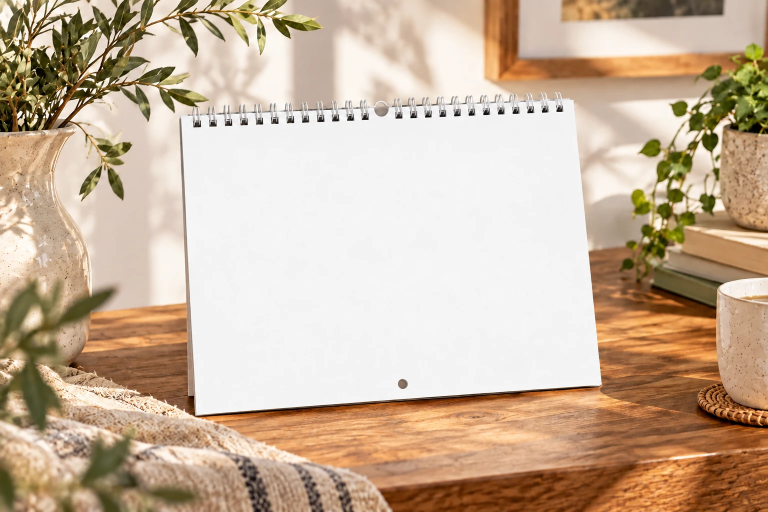
#> input picture data/mockups/desk_page.webp, 1536 x 1024 px (shown at 1/2 size)
$ python -i cleanup.py   (imports and definitions only)
#> lines starting #> are read from the running program, lines starting #| are printed output that depends on the picture
"""Làm sạch ảnh AI trước khi ghép vào lịch.

- remove_fake_checkerboard: ảnh có ô caro xám/trắng "giả trong suốt" vẽ luôn vào pixel (Gemini hay bị).
- paper_to_alpha: tranh màu nước trên giấy -> bỏ tờ giấy, giữ lớp màu (tương đương blend multiply).
- ensure_alpha: tự chọn cách: ảnh đã có nền trong suốt thật thì giữ nguyên, nền ô caro giả thì
  gỡ caro, nền trơn (trắng/kem) thì bỏ giấy.

Chạy:  python -m calforge.imagegen.cleanup checker in.webp out.png
       python -m calforge.imagegen.cleanup paper   in.webp out.png
"""
import sys
import warnings

import numpy as np
from PIL import Image

# [3 lines not run here, left out]


def background_kind(src) -> str:
    """'alpha' | 'checker' | 'plain' - đoán nền ảnh họa tiết từ viền ảnh."""
#> called with src = '../../data/mockups/desk_page.webp'
    img = Image.open(src)
#> img is the input picture: PIL image 1536x1024 RGB; mean R, G, B 201.9, 179.8, 157.1
    if img.mode in ("RGBA", "LA") and np.asarray(img.getchannel("A")).min() < 250:
        return "alpha"
    rgb = np.asarray(img.convert("RGB")).astype(np.float32)
    h, w = rgb.shape[:2]
#> h = 1024; w = 1536
    k = max(8, min(h, w) // 25)
#> k = 40
    border = np.concatenate([rgb[:k].reshape(-1, 3), rgb[-k:].reshape(-1, 3),
                             rgb[:, :k].reshape(-1, 3), rgb[:, -k:].reshape(-1, 3)])
    lum = border.mean(1)
    # ô caro: xám trung tính, có HAI mức sáng rõ rệt (~210 và ~255)
    if (border.max(1) - border.min(1)).mean() < 6 and ((lum < 225).mean() > 0.2) and ((lum > 245).mean() > 0.2):
        return "checker"
    return "plain"


def ensure_alpha(src, dst) -> str:
    kind = background_kind(src)
    if kind == "alpha":
        img = Image.open(src).convert("RGBA")
        img.crop(img.getchannel("A").point(lambda v: 255 if v > 20 else 0).getbbox()).save(dst)
    elif kind == "checker":
        remove_fake_checkerboard(src, dst)
    else:
        paper_to_alpha(src, dst)
    return kind


def remove_fake_checkerboard(src, dst, chroma_min=12, dark_max=190, min_blob=300):
    rgb = np.asarray(Image.open(src).convert("RGB")).astype(np.float32)
    chroma = rgb.max(2) - rgb.min(2)
    lum = rgb.mean(2)

    # Ô caro là xám trung tính (~209 và ~254); lá, cành, quả thì có màu hoặc tối
    seed = (chroma > chroma_min) | (lum < dark_max)
    seed = ndimage.binary_opening(seed, iterations=1)
    labels, n = ndimage.label(seed)
    sizes = ndimage.sum(seed, labels, range(1, n + 1))
    obj = np.isin(labels, np.nonzero(sizes >= min_blob)[0] + 1)

    # Lấp lỗ bên trong (vệt sáng trên lá), nhưng KHÔNG lấp khoảng caro kẹp giữa các lá
    holes, nh = ndimage.label(ndimage.binary_fill_holes(obj) & ~obj)
    for i in range(1, nh + 1):
        hole = holes == i
        if chroma[hole].mean() > 4 or hole.sum() < 60:
            obj |= hole
    obj = ndimage.binary_closing(obj, iterations=1)

    # Mép mềm + khử viền: pixel sát mép lấy màu của pixel lõi gần nhất (loại màu xám caro lẫn vào)
    core = ndimage.binary_erosion(obj, iterations=2)
    _, (iy, ix) = ndimage.distance_transform_edt(~core, return_indices=True)
    clean = rgb[iy, ix]
    alpha = ndimage.gaussian_filter(obj.astype(np.float32), 1.0)
    out = np.dstack([clean, alpha * 255]).clip(0, 255).astype(np.uint8)
    img = Image.fromarray(out, "RGBA")
    img.crop(img.getchannel("A").point(lambda v: 255 if v > 20 else 0).getbbox()).save(dst)


def paper_to_alpha(src, dst, paper=None, floor=0.04):
#> called with src = '../../data/mockups/desk_page.webp', dst = 'out.png', floor = 0.04
    rgb = np.asarray(Image.open(src).convert("RGB")).astype(np.float32)
    if paper is None:  # màu giấy = trung vị 4 góc ảnh
        h, w = rgb.shape[:2]
#> h = 1024; w = 1536
        k = max(20, min(h, w) // 20)
#> k = 51
        corners = np.concatenate([rgb[:k, :k], rgb[:k, -k:], rgb[-k:, :k], rgb[-k:, -k:]]).reshape(-1, 3)
        paper = np.median(corners, 0)
#> paper = [162, 121, 83]
    paper = np.asarray(paper, np.float32)
    # Màu nước là lớp màu trong: chỉ phần TỐI hơn giấy mới là sơn; đốm sáng hơn giấy coi như giấy
    alpha = np.clip((paper - rgb) / paper, 0, 1).max(2)
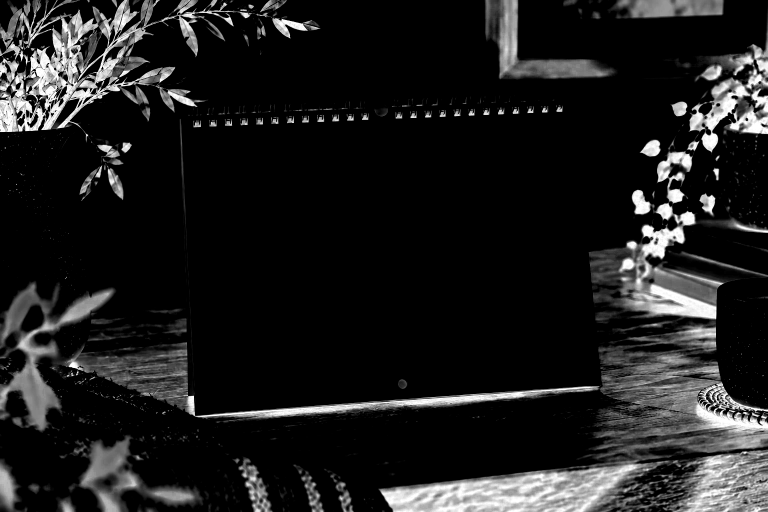
#> alpha: shape (1024, 1536) float32 (shown at 1/2 size); min 0, max 1, mean 0.119
    alpha = np.where(alpha < floor, 0, (alpha - floor) / (1 - floor))
    a = np.maximum(alpha, 1e-3)[..., None]
    color = np.clip((rgb - (1 - a) * paper) / a, 0, 255)
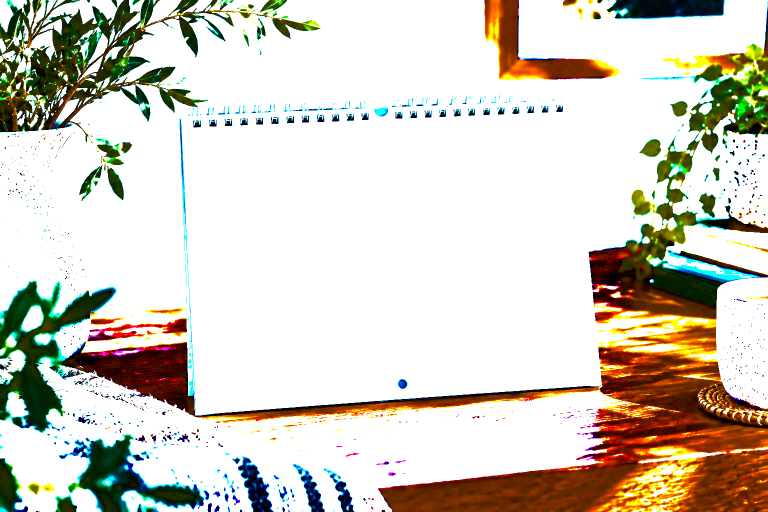
#> color: shape (1024, 1536, 3) float32 (shown at 1/2 size); mean R, G, B 211.9, 207.3, 195.3
    out = np.dstack([color, alpha * 255]).astype(np.uint8)
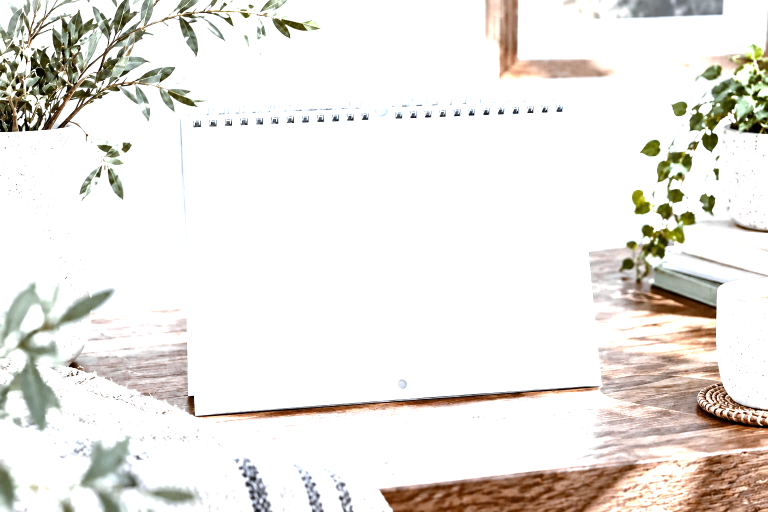
#> out: shape (1024, 1536, 4) (shown at 1/2 size); mean R, G, B, A 211.1, 206.6, 194.6, 28.8; transparent parts drawn white
    img = Image.fromarray(out, "RGBA")
    img.crop(img.getchannel("A").point(lambda v: 255 if v > 12 else 0).getbbox()).save(dst)
    return paper


# [6 lines not run here, left out]

>>> result = ensure_alpha('../../data/mockups/desk_page.webp', 'out.png')

$ run again, on data/mockups/open_spread_flat.webp
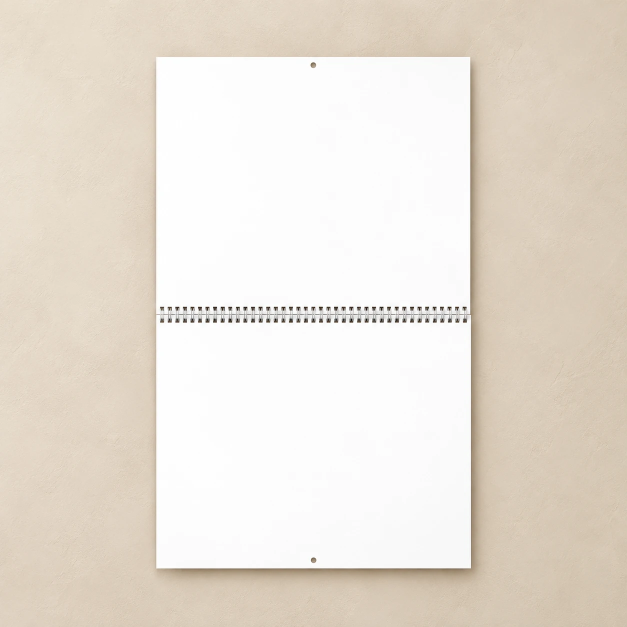
#> input picture data/mockups/open_spread_flat.webp, 1254 x 1254 px (shown at 1/2 size)
#> in background_kind, img is the input picture: PIL image 1254x1254 RGB; mean R, G, B 232.2, 224.3, 213.8
#> paper = [219, 205, 187]
#> in paper_to_alpha, `out = np.dstack([color, alpha * 255]).astype(np.uint8)`:
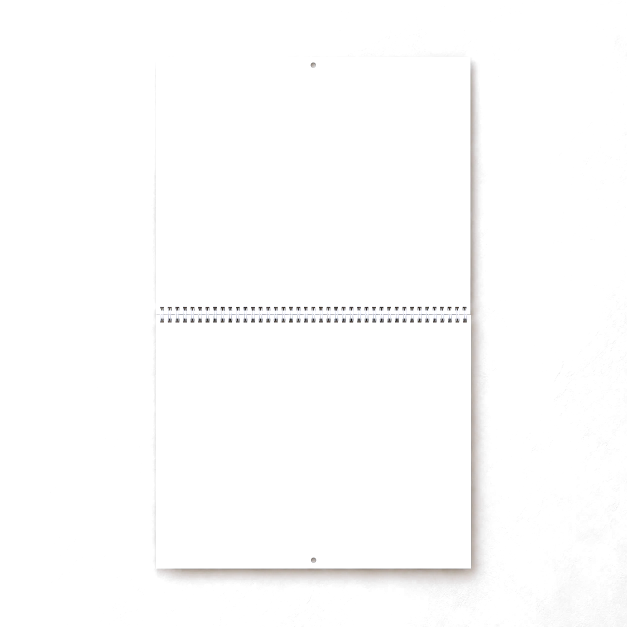
#> out: shape (1254, 1254, 4) (shown at 1/2 size); mean R, G, B, A 188.9, 191, 190.6, 2.1; transparent parts drawn white
#> in paper_to_alpha, `img.crop(img.getchannel("A").point(lambda v: 255 if v > 12 else 0).get..`:
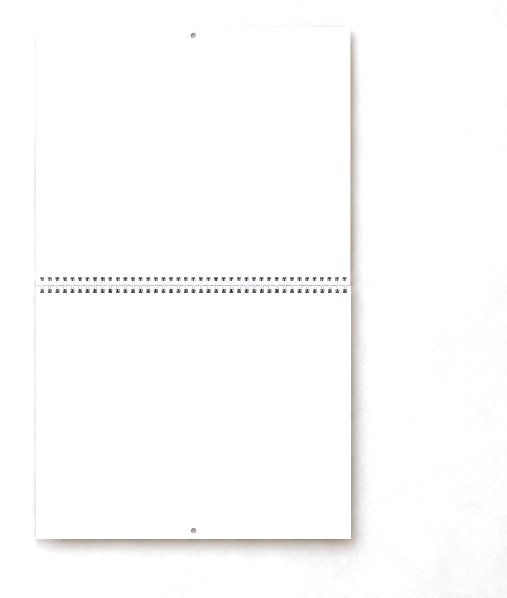
#> saved as out.png: PIL image 1014x1195 RGBA (shown at 1/2 size); mean R, G, B, A 174.8, 177.1, 176.5, 2.7; transparent parts drawn white

$ run again, on data/mockups/premade_three_spreads.webp
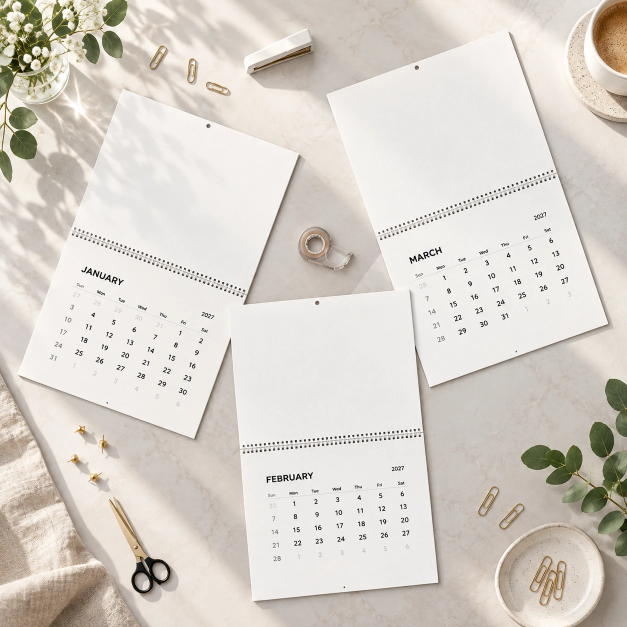
#> input picture data/mockups/premade_three_spreads.webp, 1254 x 1254 px (shown at 1/2 size)
#> in background_kind, img is the input picture: PIL image 1254x1254 RGB; mean R, G, B 216.3, 210.1, 202.4
#> paper = [158, 137, 117]
#> in paper_to_alpha, `alpha = np.clip((paper - rgb) / paper, 0, 1).max(2)`:
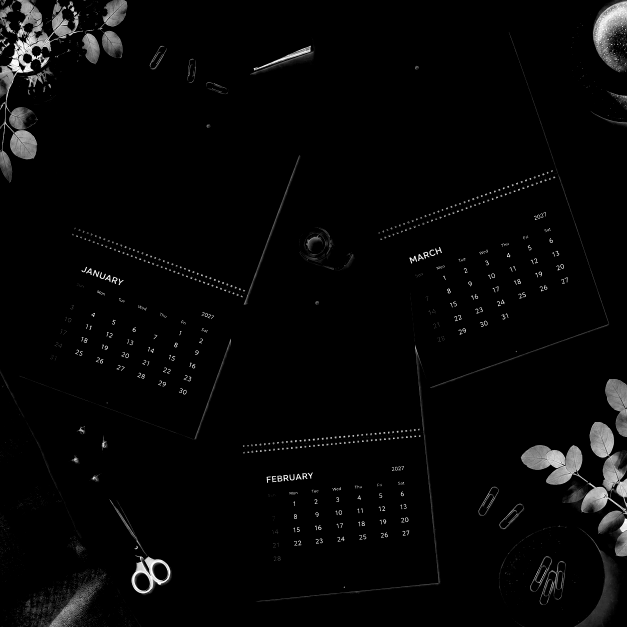
#> alpha: shape (1254, 1254) float32 (shown at 1/2 size); min 0, max 1, mean 0.0265
#> in paper_to_alpha, `out = np.dstack([color, alpha * 255]).astype(np.uint8)`:
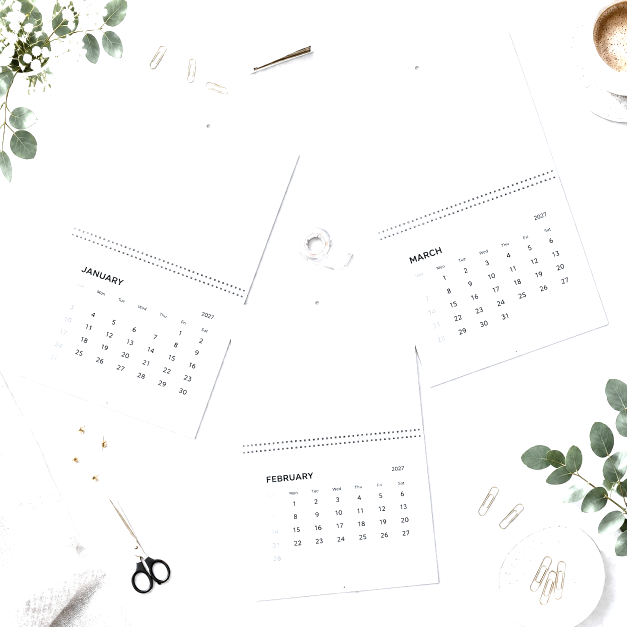
#> out: shape (1254, 1254, 4) (shown at 1/2 size); mean R, G, B, A 239.2, 241.7, 240.1, 6.3; transparent parts drawn white

$ run again, on data/mockups/premade_two_closed.webp
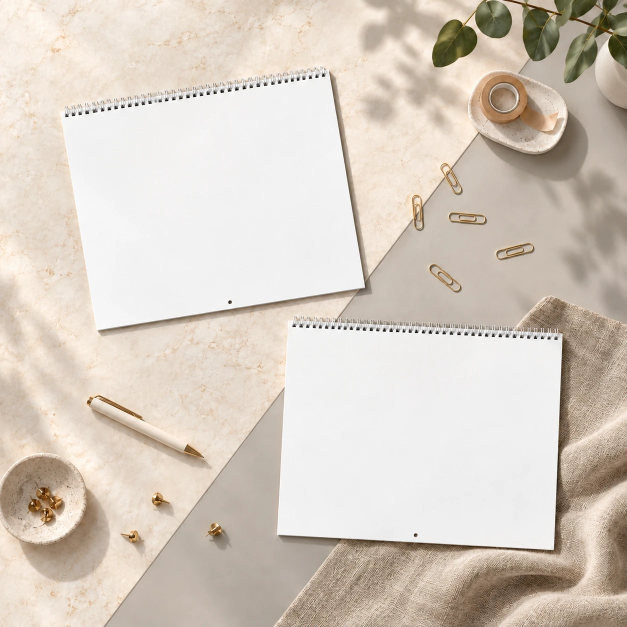
#> input picture data/mockups/premade_two_closed.webp, 1254 x 1254 px (shown at 1/2 size)
#> in background_kind, img is the input picture: PIL image 1254x1254 RGB; mean R, G, B 214.4, 204.3, 193.2
#> paper = [231.5, 215, 198]
#> in paper_to_alpha, `color = np.clip((rgb - (1 - a) * paper) / a, 0, 255)`:
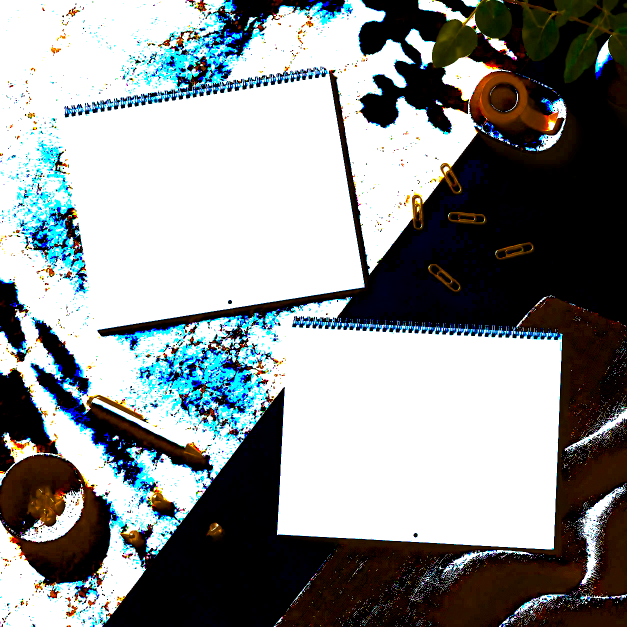
#> color: shape (1254, 1254, 3) float32 (shown at 1/2 size); mean R, G, B 142.3, 146.4, 146.8
#> in paper_to_alpha, `out = np.dstack([color, alpha * 255]).astype(np.uint8)`:
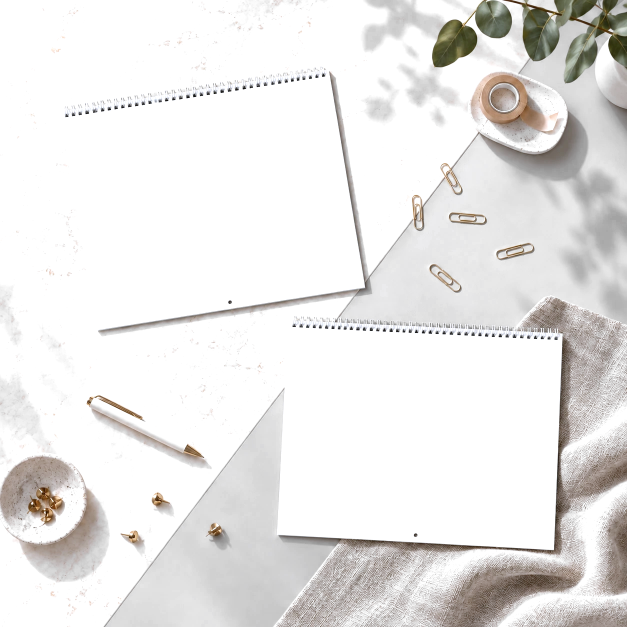
#> out: shape (1254, 1254, 4) (shown at 1/2 size); mean R, G, B, A 141.7, 145.8, 146.3, 25.2; transparent parts drawn white
